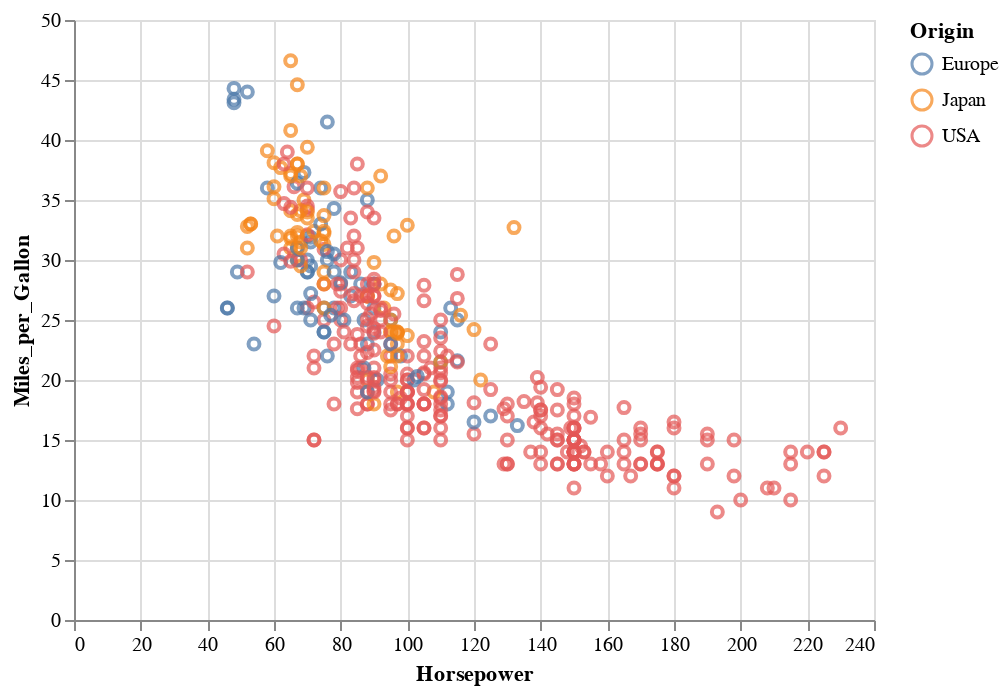

The code cell stored with this chart in its notebook:
### Markdown cell above
#### Consumo de Combustível x Potência em Cavalos

### Code cell
# load an example dataset
from vega_datasets import data
cars = data.cars()

import altair as alt

interval = alt.selection_interval()

alt.Chart(cars).mark_point().encode(
  x='Horsepower',
  y='Miles_per_Gallon',
  color=alt.condition(interval, 'Origin', alt.value('lightgray'))
).properties(
  selection=interval
)

### Figure 1 — Vega-Lite specification as saved in the notebook (floating-point values rounded to 4 significant figures; data arrays with more than 128 entries replaced by an {"elided": "..."} marker saying what was removed)
{"config": {"view": {"continuousWidth": 400, "continuousHeight": 300}}, "data": {"name": "data-f02450ab61490a1363517a0190416235"}, "mark": "point", "encoding": {"color": {"condition": {"type": "nominal", "field": "Origin", "selection": "selector003"}, "value": "lightgray"}, "x": {"type": "quantitative", "field": "Horsepower"}, "y": {"type": "quantitative", "field": "Miles_per_Gallon"}}, "selection": {"selector003": {"type": "interval"}}, "$schema": "https://vega.github.io/schema/vega-lite/v4.8.1.json", "datasets": {"data-f02450ab61490a1363517a0190416235": {"elided": "406 records"}}}
